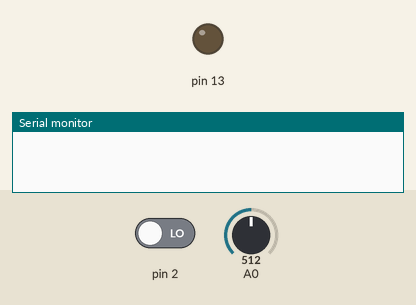
Recording of a sketch running on a simulated Arduino Uno, built with avr-gcc and run on an emulated ATmega328P. Parts: output pins drawn as LEDs (lit = HIGH), the last lines printed to the serial monitor. Inputs (shaded band) come from the test bench; at power-on: pin 2 LOW, A0 = 512.

Above: at 1.2 s.
1.3 s: pin 2 driven HIGH
At 2.5 s:
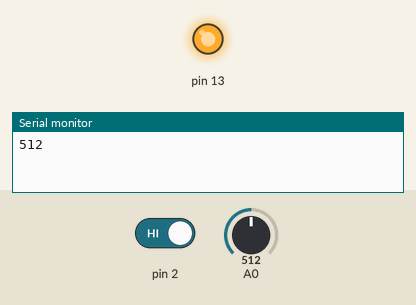
2.8 s: pin 2 driven LOW
At 3.8 s:
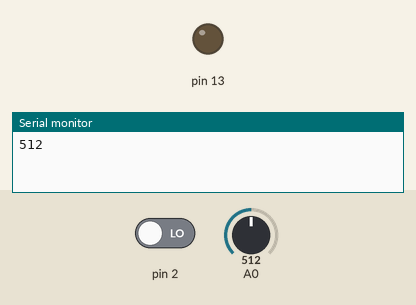
Timing chart, 0 to 5.8 s (numbered marks = the images above; inputs shaded):
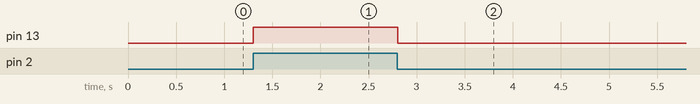

The sketch:

regrasLoucas.ino
```cpp
int pot;

void setup() {
	Serial.begin(9600);
	pinMode(13,OUTPUT);
	pinMode(2,INPUT);
}

void loop() {
	pot = analogRead(A0);
	if(digitalRead(2)==HIGH and pot>253){
		digitalWrite(13,HIGH);
	}

	if(digitalRead(2)==HIGH){
		Serial.println(pot);
		while(digitalRead(2)==HIGH) delay(10);
	}

	if(digitalRead(2)==LOW){
		digitalWrite(13,LOW);
	}
}
```

Measured:
- after the input at 1.3 s, pin 13: LOW → HIGH at once
- after the input at 2.8 s, pin 13: HIGH → LOW at once
